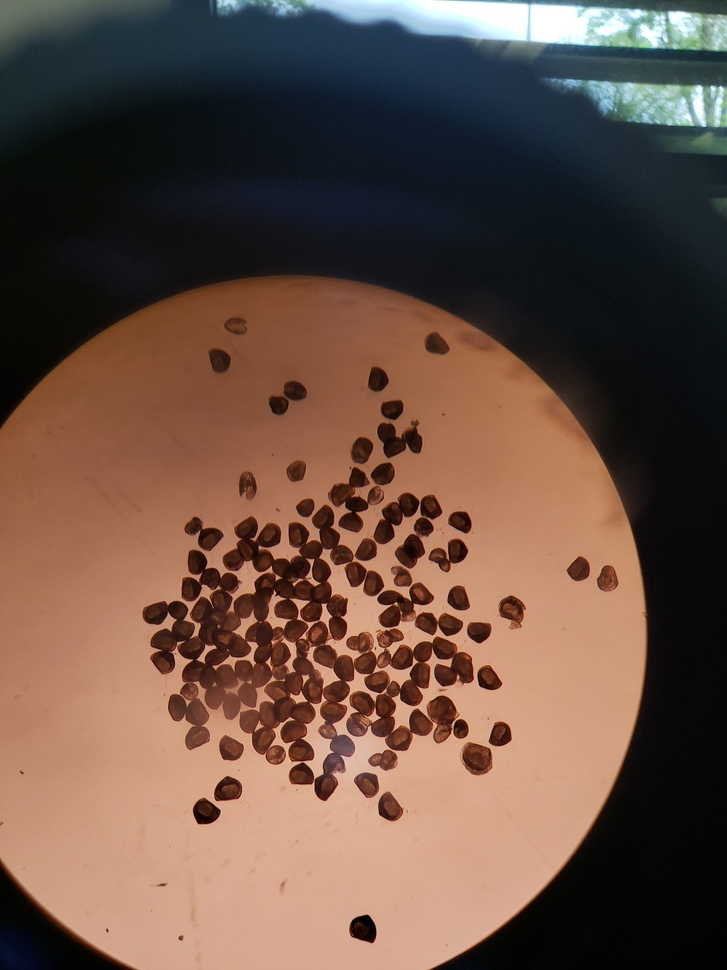
#> input picture test1.jpg, 727 x 970 px, shrunk from 1595 x 2127 before the run
$ python Hu.py test1.jpg
#> lines starting #> are read from the running program, lines starting #| are printed output that depends on the picture; after the words box and inside, x2 and y2 are one past the last pixel; in counts of white or black regions, pixels touching at a corner belong together; long printed decimals are rounded
import cv2, sys, os
from math import copysign, log10

if __name__ == "__main__":
    showLogTransformedHuMoments = True

    for i in range(1,len(sys.argv)):

        # Obtain filename from command line argument
        filename = sys.argv[i]

        # Read image
        im = cv2.imread(filename,cv2.IMREAD_GRAYSCALE)
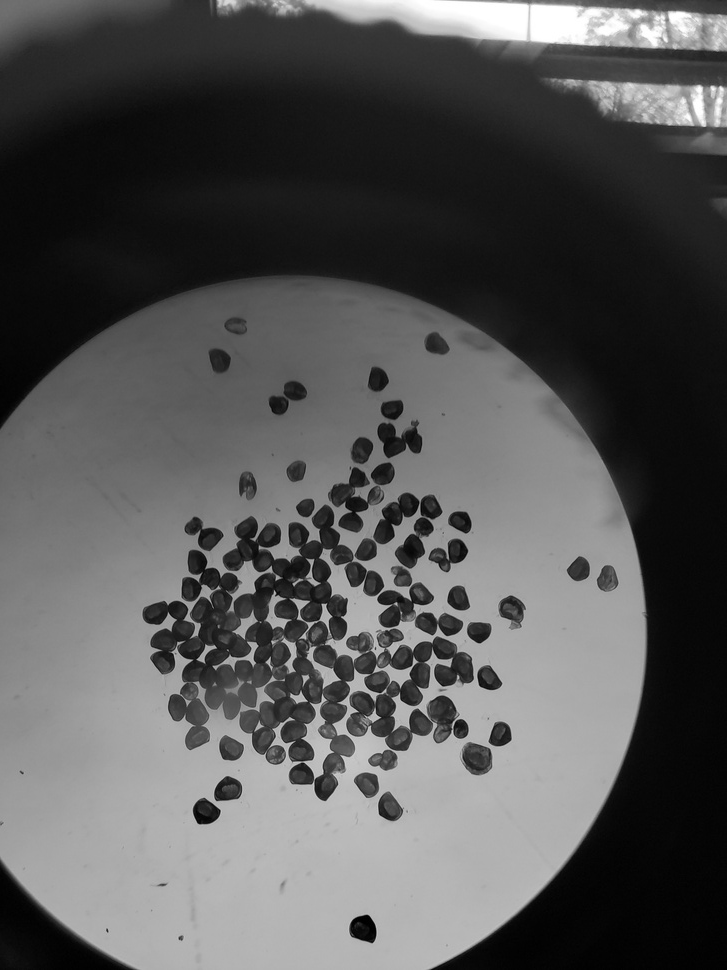
#> im: shape (970, 727); min 0, max 255, mean 86.5

        # Threshold image
        _,im = cv2.threshold(im, 128, 255, cv2.THRESH_BINARY)
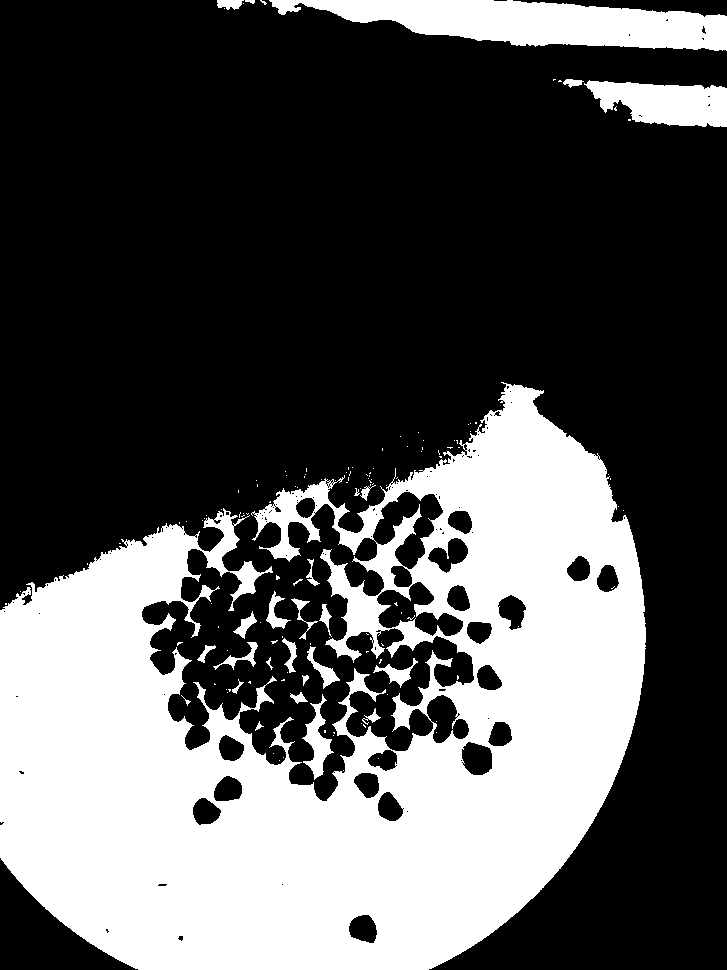
#> im: shape (970, 727); 33.8% white; 140 white regions (113 under 20 px), largest, box (x1, y1, x2, y2) and area: (0, 382, 646, 970) 214625, (269, 0, 727, 51) 14328, (584, 80, 727, 127) 4695

        # Calculate Moments
        moment = cv2.moments(im)
#> moment = moments, m00 60764970, centre m10/m00, m01/m00 = (348, 675.6)

        # Calculate Hu Moments
        huMoments = cv2.HuMoments(moment)
#> huMoments = [0.00151, 4.59e-07, 2.58e-09, 1.95e-09, 4.26e-18, 1.06e-12, 9.32e-19]

        # Print Hu Moments
        print("{}: ".format(filename),end='')

        for i in range(0,7):
            if showLogTransformedHuMoments:
                # Log transform Hu Moments to make
                # squash the range
                print("{:.5f}".format(-1*copysign(1.0,\
                        huMoments[i])*log10(abs(huMoments[i]))),\
                        end=' ')
            else:
                # Hu Moments without log transform
                print("{:.5f}".format(huMoments[i]),end=' ')
#> this loop made 7 passes
#| 2.822
#| 6.338
#| 8.589
#| 8.711
#| 17.371
#| 11.973
#| 18.030
        print()

if __name__ == "__main__":
#> (the run stopped early here; a loop or call above may not have finished)
